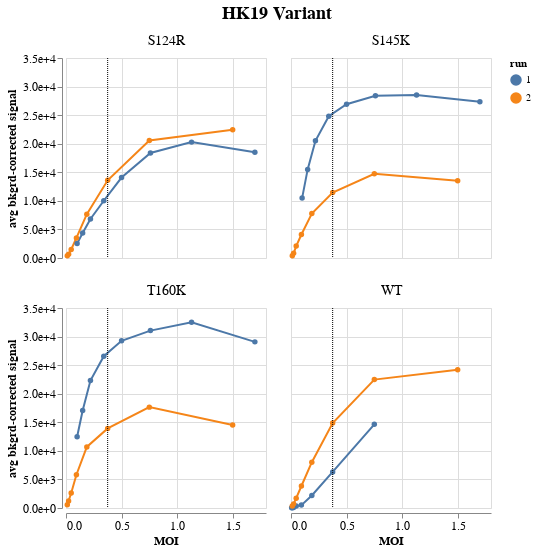

Notebook code for this chart:
### Code cell
moi_curves_v2 = (
    alt.Chart()
    .encode(
        x=alt.X('MOI', 
                title='MOI',
               ),
        y=alt.Y(
            'avg',
            title='avg bkgrd-corrected signal',
            axis=alt.Axis(format=".1e")
        ),
        tooltip=['MOI'],
        color=alt.Color('run:N'), 
        # facet=alt.Facet('Variant:N', 
        #                 title='HK19 Variant',
        #                 columns=2,
        #                 header=alt.Header(
        #                     labelFontSize=14,
        #                     titleFontSize=18
        #                 )
        #                )
    )
    .mark_line(point=True)
    .properties(width=200, height=200)
    # .resolve_scale(x='independent')
    # .configure_axis(
    #     titleFontSize=12,
    #     labelFontSize=12
    # )
)

moi_line = alt.Chart(pd.DataFrame({'x': [0.375]})).mark_rule(opacity=1, strokeDash=[1, 1]).encode(x='x')

faceted_moi = alt.layer(
    moi_curves_v2, moi_line, data=full
).facet(
    facet=alt.Facet(
        'Variant:N', 
        title='HK19 Variant',
        header=alt.Header(
            labelFontSize=14,
            titleFontSize=18
        )
    ),
    columns=2
).configure_axis(
        titleFontSize=12,
        labelFontSize=12
)

# faceted_moi.save(
#     '230908_moi-rerun.png',
#     scale_factor=2.0
# )

faceted_moi

### Figure 1 — Vega-Lite specification as saved in the notebook (floating-point values rounded to 4 significant figures)
{"config": {"view": {"continuousWidth": 300, "continuousHeight": 300}, "axis": {"labelFontSize": 12, "titleFontSize": 12}}, "data": {"name": "data-88dfdde7622d5f03a2de0d1f4936c00d"}, "facet": {"field": "Variant", "header": {"labelFontSize": 14, "titleFontSize": 18}, "title": "HK19 Variant", "type": "nominal"}, "spec": {"layer": [{"mark": {"type": "line", "point": true}, "encoding": {"color": {"field": "run", "type": "nominal"}, "tooltip": [{"field": "MOI", "type": "quantitative"}], "x": {"field": "MOI", "title": "MOI", "type": "quantitative"}, "y": {"axis": {"format": ".1e"}, "field": "avg", "title": "avg bkgrd-corrected signal", "type": "quantitative"}}}, {"data": {"name": "data-6f6894ddfef39c3efecd44b73ddf0f36"}, "mark": {"type": "rule", "opacity": 1, "strokeDash": [1, 1]}, "encoding": {"x": {"field": "x", "type": "quantitative"}}}], "height": 200, "width": 200}, "columns": 2, "$schema": "https://vega.github.io/schema/vega-lite/v5.8.0.json", "datasets": {"data-88dfdde7622d5f03a2de0d1f4936c00d": [{"Variant": "S124R", "IP/well": 68000.0, "MOI": 1.7, "rep1": 18608, "rep2": 18393, "avg": 18500.0, "run": 1}, {"Variant": "S124R", "IP/well": 45300.0, "MOI": 1.13, "rep1": 19519, "rep2": 21039, "avg": 20280.0, "run": 1}, {"Variant": "S124R", "IP/well": 30200.0, "MOI": 0.76, "rep1": 18311, "rep2": 18462, "avg": 18390.0, "run": 1}, {"Variant": "S124R", "IP/well": 20100.0, "MOI": 0.5, "rep1": 13816, "rep2": 14340, "avg": 14080.0, "run": 1}, {"Variant": "S124R", "IP/well": 13400.0, "MOI": 0.34, "rep1": 9848, "rep2": 10196, "avg": 10020.0, "run": 1}, {"Variant": "S124R", "IP/well": 8950.0, "MOI": 0.22, "rep1": 7133, "rep2": 6511, "avg": 6822.0, "run": 1}, {"Variant": "S124R", "IP/well": 5970.0, "MOI": 0.15, "rep1": 4337, "rep2": 4435, "avg": 4386.0, "run": 1}, {"Variant": "S124R", "IP/well": 3980.0, "MOI": 0.1, "rep1": 2491, "rep2": 2605, "avg": 2548.0, "run": 1}, {"Variant": "T160K", "IP/well": 68000.0, "MOI": 1.7, "rep1": 28888, "rep2": 29259, "avg": 29070.0, "run": 1}, {"Variant": "T160K", "IP/well": 45300.0, "MOI": 1.13, "rep1": 32070, "rep2": 32942, "avg": 32510.0, "run": 1}, {"Variant": "T160K", "IP/well": 30200.0, "MOI": 0.76, "rep1": 30932, "rep2": 31159, "avg": 31050.0, "run": 1}, {"Variant": "T160K", "IP/well": 20100.0, "MOI": 0.5, "rep1": 28735, "rep2": 29798, "avg": 29270.0, "run": 1}, {"Variant": "T160K", "IP/well": 13400.0, "MOI": 0.34, "rep1": 25598, "rep2": 27547, "avg": 26570.0, "run": 1}, {"Variant": "T160K", "IP/well": 8950.0, "MOI": 0.22, "rep1": 22107, "rep2": 22496, "avg": 22300.0, "run": 1}, {"Variant": "T160K", "IP/well": 5970.0, "MOI": 0.15, "rep1": 16894, "rep2": 17230, "avg": 17060.0, "run": 1}, {"Variant": "T160K", "IP/well": 3980.0, "MOI": 0.1, "rep1": 12676, "rep2": 12233, "avg": 12450.0, "run": 1}, {"Variant": "S145K", "IP/well": 68000.0, "MOI": 1.7, "rep1": 27365, "rep2": 27306, "avg": 27340.0, "run": 1}, {"Variant": "S145K", "IP/well": 45300.0, "MOI": 1.13, "rep1": 29041, "rep2": 28016, "avg": 28530.0, "run": 1}, {"Variant": "S145K", "IP/well": 30200.0, "MOI": 0.76, "rep1": 28180, "rep2": 28569, "avg": 28370.0, "run": 1}, {"Variant": "S145K", "IP/well": 20100.0, "MOI": 0.5, "rep1": 26295, "rep2": 27530, "avg": 26910.0, "run": 1}, {"Variant": "S145K", "IP/well": 13400.0, "MOI": 0.34, "rep1": 24882, "rep2": 24741, "avg": 24810.0, "run": 1}, {"Variant": "S145K", "IP/well": 8950.0, "MOI": 0.22, "rep1": 20522, "rep2": 20497, "avg": 20510.0, "run": 1}, {"Variant": "S145K", "IP/well": 5970.0, "MOI": 0.15, "rep1": 15572, "rep2": 15431, "avg": 15500.0, "run": 1}, {"Variant": "S145K", "IP/well": 3980.0, "MOI": 0.1, "rep1": 10402, "rep2": 10573, "avg": 10490.0, "run": 1}, {"Variant": "WT", "IP/well": 30000.0, "MOI": 0.75, "rep1": 14766, "rep2": 14511, "avg": 14640.0, "run": 1}, {"Variant": "WT", "IP/well": 15000.0, "MOI": 0.375, "rep1": 6510, "rep2": 6127, "avg": 6318.0, "run": 1}, {"Variant": "WT", "IP/well": 7500.0, "MOI": 0.1875, "rep1": 2388, "rep2": 2010, "avg": 2199.0, "run": 1}, {"Variant": "WT", "IP/well": 3750.0, "MOI": 0.09375, "rep1": 749, "rep2": 263, "avg": 506.0, "run": 1}, {"Variant": "WT", "IP/well": 1875.0, "MOI": 0.04688, "rep1": 537, "rep2": 127, "avg": 332.0, "run": 1}, {"Variant": "WT", "IP/well": 937.5, "MOI": 0.02344, "rep1": 191, "rep2": -19, "avg": 86.0, "run": 1}, {"Variant": "WT", "IP/well": 468.8, "MOI": 0.01172, "rep1": 162, "rep2": -39, "avg": 61.5, "run": 1}, {"Variant": "WT", "IP/well": 234.4, "MOI": 0.005859, "rep1": 104, "rep2": -27, "avg": 38.5, "run": 1}, {"Variant": "WT", "IP/well": 60000.0, "MOI": 1.5, "rep1": 24294, "rep2": 24102, "avg": 24200.0, "run": 2}, {"Variant": "WT", "IP/well": 30000.0, "MOI": 0.75, "rep1": 21500, "rep2": 23448, "avg": 22470.0, "run": 2}, {"Variant": "WT", "IP/well": 15000.0, "MOI": 0.375, "rep1": 14619, "rep2": 15106, "avg": 14860.0, "run": 2}, {"Variant": "WT", "IP/well": 7500.0, "MOI": 0.1875, "rep1": 8055, "rep2": 7968, "avg": 8012.0, "run": 2}, {"Variant": "WT", "IP/well": 3750.0, "MOI": 0.09375, "rep1": 3765, "rep2": 3937, "avg": 3851.0, "run": 2}, {"Variant": "WT", "IP/well": 1875.0, "MOI": 0.04688, "rep1": 1789, "rep2": 1646, "avg": 1718.0, "run": 2}, {"Variant": "WT", "IP/well": 937.5, "MOI": 0.02344, "rep1": 809, "rep2": 635, "avg": 722.0, "run": 2}, {"Variant": "WT", "IP/well": 468.8, "MOI": 0.01172, "rep1": 370, "rep2": 347, "avg": 358.5, "run": 2}, {"Variant": "S124R", "IP/well": 60000.0, "MOI": 1.5, "rep1": 21339, "rep2": 23534, "avg": 22440.0, "run": 2}, {"Variant": "S124R", "IP/well": 30000.0, "MOI": 0.75, "rep1": 20668, "rep2": 20482, "avg": 20580.0, "run": 2}, {"Variant": "S124R", "IP/well": 15000.0, "MOI": 0.375, "rep1": 14004, "rep2": 13204, "avg": 13600.0, "run": 2}, {"Variant": "S124R", "IP/well": 7500.0, "MOI": 0.1875, "rep1": 7584, "rep2": 7762, "avg": 7673.0, "run": 2}, {"Variant": "S124R", "IP/well": 3750.0, "MOI": 0.09375, "rep1": 3310, "rep2": 3711, "avg": 3510.0, "run": 2}, {"Variant": "S124R", "IP/well": 1875.0, "MOI": 0.04688, "rep1": 1452, "rep2": 1549, "avg": 1500.0, "run": 2}, {"Variant": "S124R", "IP/well": 937.5, "MOI": 0.02344, "rep1": 642, "rep2": 713, "avg": 677.5, "run": 2}, {"Variant": "S124R", "IP/well": 468.8, "MOI": 0.01172, "rep1": 296, "rep2": 528, "avg": 412.0, "run": 2}, {"Variant": "T160K", "IP/well": 60000.0, "MOI": 1.5, "rep1": 13259, "rep2": 15811, "avg": 14540.0, "run": 2}, {"Variant": "T160K", "IP/well": 30000.0, "MOI": 0.75, "rep1": 16437, "rep2": 18867, "avg": 17650.0, "run": 2}, {"Variant": "T160K", "IP/well": 15000.0, "MOI": 0.375, "rep1": 13201, "rep2": 14652, "avg": 13930.0, "run": 2}, {"Variant": "T160K", "IP/well": 7500.0, "MOI": 0.1875, "rep1": 10179, "rep2": 11196, "avg": 10690.0, "run": 2}, {"Variant": "T160K", "IP/well": 3750.0, "MOI": 0.09375, "rep1": 5717, "rep2": 5941, "avg": 5829.0, "run": 2}, {"Variant": "T160K", "IP/well": 1875.0, "MOI": 0.04688, "rep1": 2660, "rep2": 2591, "avg": 2626.0, "run": 2}, {"Variant": "T160K", "IP/well": 937.5, "MOI": 0.02344, "rep1": 1303, "rep2": 1175, "avg": 1239.0, "run": 2}, {"Variant": "T160K", "IP/well": 468.8, "MOI": 0.01172, "rep1": 588, "rep2": 524, "avg": 556.0, "run": 2}, {"Variant": "S145K", "IP/well": 60000.0, "MOI": 1.5, "rep1": 13451, "rep2": 13608, "avg": 13530.0, "run": 2}, {"Variant": "S145K", "IP/well": 30000.0, "MOI": 0.75, "rep1": 14352, "rep2": 15131, "avg": 14740.0, "run": 2}, {"Variant": "S145K", "IP/well": 15000.0, "MOI": 0.375, "rep1": 11660, "rep2": 11278, "avg": 11470.0, "run": 2}, {"Variant": "S145K", "IP/well": 7500.0, "MOI": 0.1875, "rep1": 8023, "rep2": 7530, "avg": 7776.0, "run": 2}, {"Variant": "S145K", "IP/well": 3750.0, "MOI": 0.09375, "rep1": 4088, "rep2": 4143, "avg": 4116.0, "run": 2}, {"Variant": "S145K", "IP/well": 1875.0, "MOI": 0.04688, "rep1": 1994, "rep2": 2173, "avg": 2084.0, "run": 2}, {"Variant": "S145K", "IP/well": 937.5, "MOI": 0.02344, "rep1": 871, "rep2": 791, "avg": 831.0, "run": 2}, {"Variant": "S145K", "IP/well": 468.8, "MOI": 0.01172, "rep1": 342, "rep2": 466, "avg": 404.0, "run": 2}], "data-6f6894ddfef39c3efecd44b73ddf0f36": [{"x": 0.375}]}}
